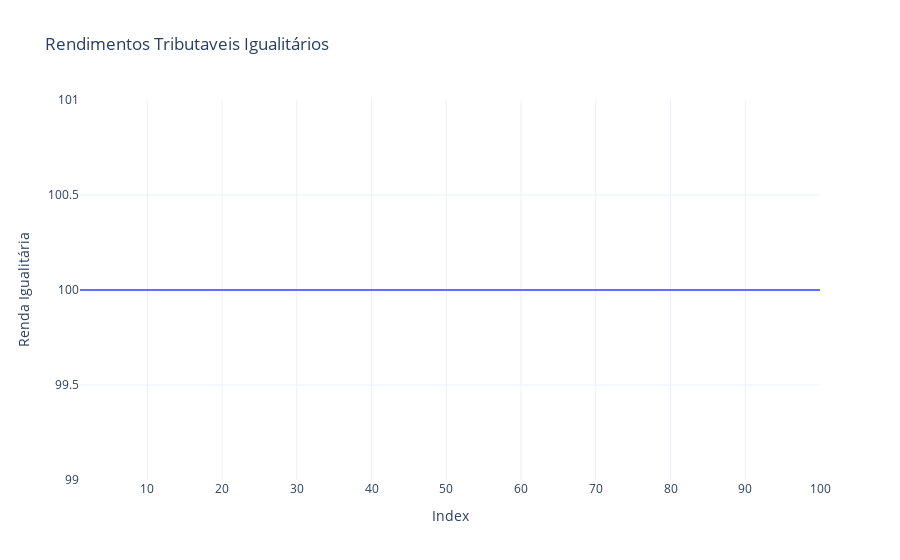

The notebook cell saved with this chart:
### Code cell
indexes = np.arange(1, 101)

# Create an array of Y values with the same value repeated
y_values = np.ones(100)*100

fig_renda_igualitaria = px.line(x=indexes, y=y_values,
              title='Rendimentos Tributaveis Igualitários',
              labels={
                  'x': 'Centil',
                  'y': 'Renda Igualitária'
              })

# Customize the layout
fig_renda_igualitaria.update_layout(
    xaxis_title='Index',
    yaxis_title='Renda Igualitária',
    template='plotly_white'
)

### Figure 1 — Plotly figure (JSON) as saved in the notebook; plotly's stock layout.template omitted (floating-point values rounded to 4 significant figures)
{"data": [{"hovertemplate": "Centil=%{x}<br>Renda Igualitária=%{y}<extra></extra>", "legendgroup": "", "line": {"color": "#636efa", "dash": "solid"}, "marker": {"symbol": "circle"}, "mode": "lines", "name": "", "orientation": "v", "showlegend": false, "type": "scatter", "x": [1, 2, 3, 4, 5, 6, 7, 8, 9, 10, 11, 12, 13, 14, 15, 16, 17, 18, 19, 20, 21, 22, 23, 24, 25, 26, 27, 28, 29, 30, 31, 32, 33, 34, 35, 36, 37, 38, 39, 40, 41, 42, 43, 44, 45, 46, 47, 48, 49, 50, 51, 52, 53, 54, 55, 56, 57, 58, 59, 60, 61, 62, 63, 64, 65, 66, 67, 68, 69, 70, 71, 72, 73, 74, 75, 76, 77, 78, 79, 80, 81, 82, 83, 84, 85, 86, 87, 88, 89, 90, 91, 92, 93, 94, 95, 96, 97, 98, 99, 100], "xaxis": "x", "y": [100.0, 100.0, 100.0, 100.0, 100.0, 100.0, 100.0, 100.0, 100.0, 100.0, 100.0, 100.0, 100.0, 100.0, 100.0, 100.0, 100.0, 100.0, 100.0, 100.0, 100.0, 100.0, 100.0, 100.0, 100.0, 100.0, 100.0, 100.0, 100.0, 100.0, 100.0, 100.0, 100.0, 100.0, 100.0, 100.0, 100.0, 100.0, 100.0, 100.0, 100.0, 100.0, 100.0, 100.0, 100.0, 100.0, 100.0, 100.0, 100.0, 100.0, 100.0, 100.0, 100.0, 100.0, 100.0, 100.0, 100.0, 100.0, 100.0, 100.0, 100.0, 100.0, 100.0, 100.0, 100.0, 100.0, 100.0, 100.0, 100.0, 100.0, 100.0, 100.0, 100.0, 100.0, 100.0, 100.0, 100.0, 100.0, 100.0, 100.0, 100.0, 100.0, 100.0, 100.0, 100.0, 100.0, 100.0, 100.0, 100.0, 100.0, 100.0, 100.0, 100.0, 100.0, 100.0, 100.0, 100.0, 100.0, 100.0, 100.0], "yaxis": "y"}], "layout": {"legend": {"tracegroupgap": 0}, "title": {"text": "Rendimentos Tributaveis Igualitários"}, "xaxis": {"anchor": "y", "domain": [0, 1], "title": {"text": "Index"}}, "yaxis": {"anchor": "x", "domain": [0, 1], "title": {"text": "Renda Igualitária"}}}}
